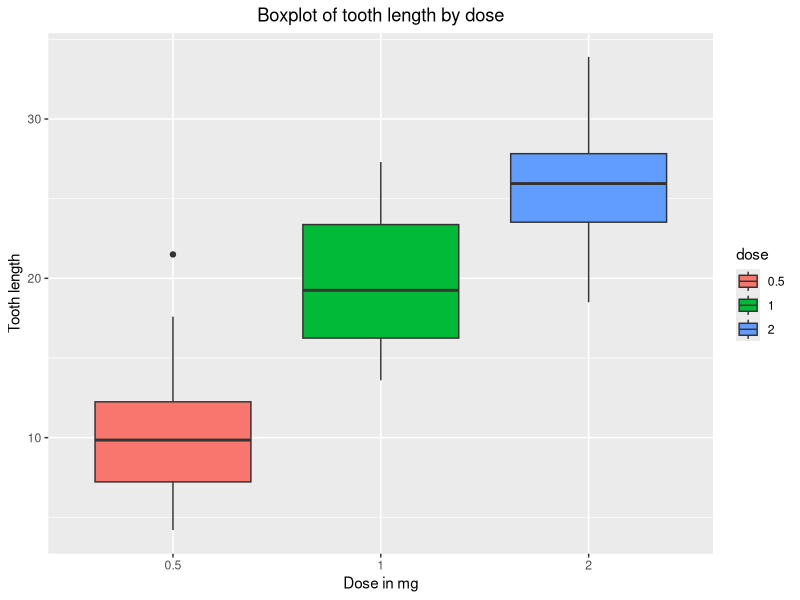
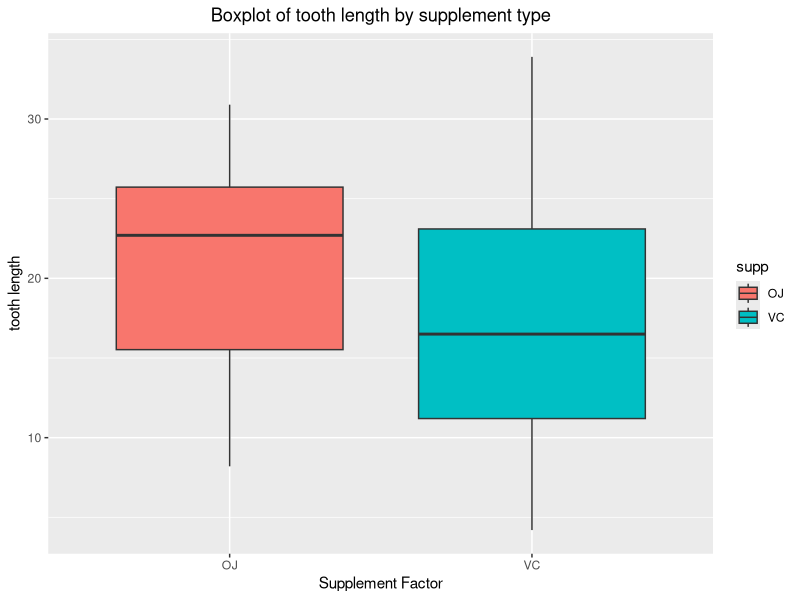

Reproduce these figures in R, in order.
## ---- chunk 1
knitr::opts_chunk$set(echo = TRUE)
## ---- chunk 2
library(datasets)
toothgrowth <- ToothGrowth
str(toothgrowth)
## ---- chunk 3
sum(!complete.cases(toothgrowth))
## ---- chunk 4
summary(toothgrowth)
## ---- chunk 5
unique(toothgrowth$dose)
toothgrowth$dose <- as.factor(toothgrowth$dose)
## ---- chunk 6
library(ggplot2)


ggplot(toothgrowth, aes(x=dose, y=len, fill=dose))+
  geom_boxplot()+
  labs(title ="Boxplot of tooth length by dose", x="Dose in mg",y="Tooth length")+
  theme(plot.title = element_text(hjust=0.5))
## ---- chunk 7
ggplot(toothgrowth, aes(x=supp,y=len,fill=supp))+
  geom_boxplot()+
  labs(title ="Boxplot of tooth length by supplement type", x="Supplement Factor",y="tooth length")+
  theme(plot.title = element_text(hjust=0.5))
## ---- chunk 8
t.test(len ~ supp, data = toothgrowth)
## ---- chunk 9
doses_0.5_1.0 <- toothgrowth[toothgrowth$dose %in% c(0.5,1.0),]
doses_1.0_2.0 <- toothgrowth[toothgrowth$dose %in% c(1.0,2.0),]
doses_0.5_2.0 <- toothgrowth[toothgrowth$dose %in% c(0.5,2.0),]
t.test(len ~ dose, data = doses_0.5_1.0)
t.test(len ~ dose, data = doses_1.0_2.0)
t.test(len ~ dose, data = doses_0.5_2.0)
